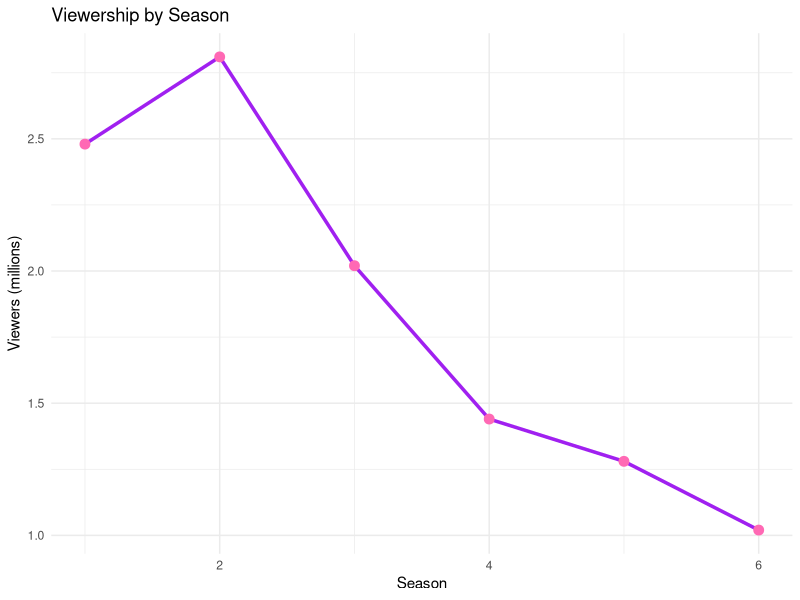
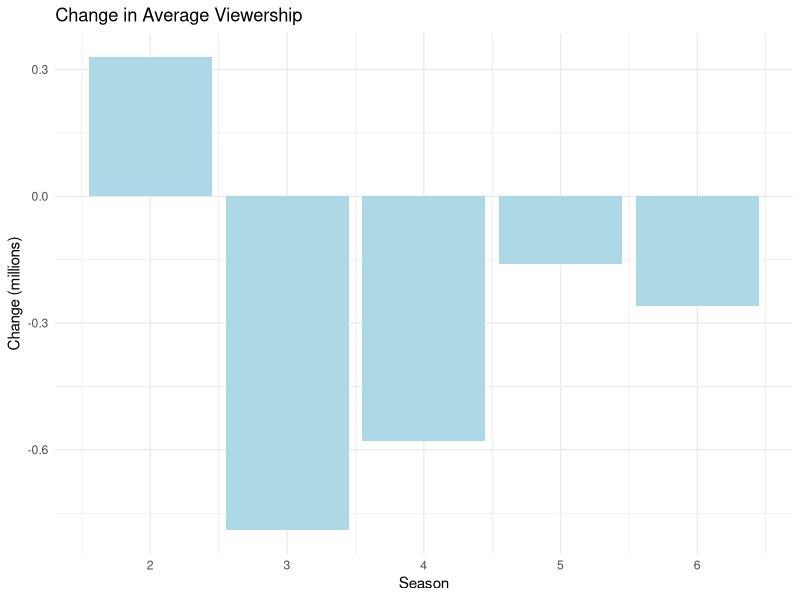

Write R code to recreate these figures, in order.
## ---- chunk 1
#| label: setup
#| include: false
library(ggplot2)
library(knitr)
## ---- chunk 2
#| label: load-data
season <- 1:6
viewers <- c(2.48, 2.81, 2.02, 1.44, 1.28, 1.02)

gg_data <- data.frame(Season = season, Viewers = viewers)
summary(gg_data$Viewers)
## ---- chunk 3
#| label: table
kable(gg_data, caption = "Average Viewers (Millions) by Season")
## ---- chunk 4
#| label: plot-viewers
#| fig-cap: "Gossip Girl Viewership by Season"
ggplot(gg_data, aes(x = Season, y = Viewers)) +
  geom_line(color = "purple", size = 1.2) +
  geom_point(color = "hotpink", size = 3) +
  theme_minimal() +
  labs(title = "Viewership by Season",
       x = "Season",
       y = "Viewers (millions)")
## ---- chunk 5
#| label: change
gg_data$Change <- c(NA, diff(gg_data$Viewers))
kable(gg_data, caption = "Season-to-Season Change in Viewers")
## ---- chunk 6
#| label: plot-change
#| fig-cap: "Viewership Change from Season to Season"
ggplot(gg_data, aes(x = Season, y = Change)) +
  geom_col(fill = "lightblue") +
  theme_minimal() +
  labs(title = "Change in Average Viewership",
       x = "Season",
       y = "Change (millions)")
